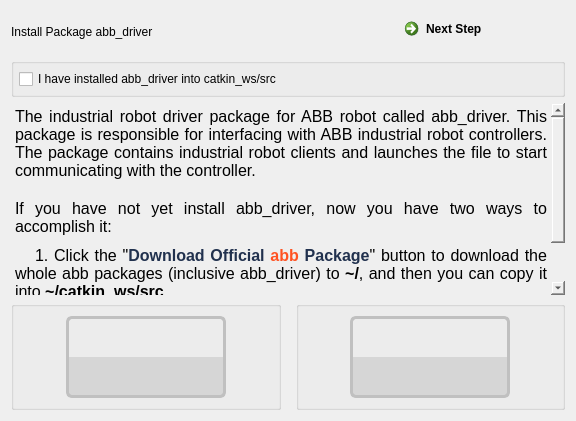
        <widget class="QWidget" name="page_4">
         <layout class="QGridLayout" name="gridLayout_15">
          <item row="0" column="0">
           <layout class="QVBoxLayout" name="verticalLayout_7">
            <item>
             <layout class="QHBoxLayout" name="horizontalLayout_12">
              <item>
               <widget class="QLabel" name="label_title_4">
                <property name="minimumSize">
                 <size>
                  <width>380</width>
                  <height>30</height>
                 </size>
                </property>
                <property name="styleSheet">
                 <string notr="true"/>
                </property>
                <property name="text">
                 <string>Install Package abb_driver</string>
                </property>
               </widget>
              </item>
              <item>
               <widget class="QCommandLinkButton" name="commandLinkButton_4">
                <property name="minimumSize">
                 <size>
                  <width>111</width>
                  <height>41</height>
                 </size>
                </property>
                <property name="focusPolicy">
                 <enum>Qt::NoFocus</enum>
                </property>
                <property name="styleSheet">
                 <string notr="true">font: italic 13pt &quot;Ubuntu&quot;;</string>
                </property>
                <property name="text">
                 <string>Next Step</string>
                </property>
               </widget>
              </item>
             </layout>
            </item>
            <item>
             <widget class="QGroupBox" name="groupBox_5">
              <property name="styleSheet">
               <string notr="true">font: 75 14pt &quot;Droid Arabic Naskh&quot;;</string>
              </property>
              <property name="title">
               <string/>
              </property>
              <layout class="QGridLayout" name="gridLayout_8">
               <property name="leftMargin">
                <number>5</number>
               </property>
               <property name="topMargin">
                <number>0</number>
               </property>
               <property name="rightMargin">
                <number>5</number>
               </property>
               <property name="bottomMargin">
                <number>0</number>
               </property>
               <item row="0" column="0">
                <widget class="QCheckBox" name="checkBox_18">
                 <property name="minimumSize">
                  <size>
                   <width>350</width>
                   <height>30</height>
                  </size>
                 </property>
                 <property name="focusPolicy">
                  <enum>Qt::NoFocus</enum>
                 </property>
                 <property name="text">
                  <string>I have installed abb_driver into catkin_ws/src</string>
                 </property>
                </widget>
               </item>
              </layout>
             </widget>
            </item>
            <item>
             <widget class="QTextBrowser" name="textBrowser_4">
              <property name="minimumSize">
               <size>
                <width>452</width>
                <height>192</height>
               </size>
              </property>
              <property name="styleSheet">
               <string notr="true">background-color: transparent;
border: 0px;</string>
              </property>
              <property name="html">
               <string>&lt;!DOCTYPE HTML PUBLIC &quot;-//W3C//DTD HTML 4.0//EN&quot; &quot;http://www.w3.org/TR/REC-html40/strict.dtd&quot;&gt;
&lt;html&gt;&lt;head&gt;&lt;meta name=&quot;qrichtext&quot; content=&quot;1&quot; /&gt;&lt;style type=&quot;text/css&quot;&gt;
p, li { white-space: pre-wrap; }
&lt;/style&gt;&lt;/head&gt;&lt;body style=&quot; font-family:'Ubuntu'; font-size:11pt; font-weight:400; font-style:normal;&quot;&gt;
&lt;p align=&quot;justify&quot; style=&quot; margin-top:0px; margin-bottom:0px; margin-left:0px; margin-right:0px; -qt-block-indent:0; text-indent:0px;&quot;&gt;&lt;span style=&quot; font-size:12pt;&quot;&gt;The industrial robot driver package for ABB robot called abb_driver. This package is responsible for interfacing with ABB industrial robot controllers. The package contains industrial robot clients and launches the file to start communicating with the controller.&lt;/span&gt;&lt;/p&gt;
&lt;p align=&quot;justify&quot; style=&quot;-qt-paragraph-type:empty; margin-top:0px; margin-bottom:0px; margin-left:0px; margin-right:0px; -qt-block-indent:0; text-indent:0px; font-size:12pt;&quot;&gt;&lt;br /&gt;&lt;/p&gt;
&lt;p align=&quot;justify&quot; style=&quot; margin-top:0px; margin-bottom:10px; margin-left:0px; margin-right:0px; -qt-block-indent:0; text-indent:0px;&quot;&gt;&lt;span style=&quot; font-size:12pt;&quot;&gt;If you have not yet install abb_driver, now you have two ways to accomplish it: &lt;/span&gt;&lt;/p&gt;
&lt;p align=&quot;justify&quot; style=&quot; margin-top:0px; margin-bottom:10px; margin-left:0px; margin-right:0px; -qt-block-indent:0; text-indent:20px;&quot;&gt;&lt;span style=&quot; font-size:12pt;&quot;&gt;1. Click the &amp;quot;&lt;/span&gt;&lt;span style=&quot; font-size:12pt; font-weight:600; color:#21314e;&quot;&gt;Download Official &lt;/span&gt;&lt;span style=&quot; font-size:12pt; font-weight:600; color:#ff5222;&quot;&gt;abb&lt;/span&gt;&lt;span style=&quot; font-size:12pt; font-weight:600; color:#21314e;&quot;&gt; Package&lt;/span&gt;&lt;span style=&quot; font-size:12pt;&quot;&gt;&amp;quot; button to download the whole abb packages (inclusive abb_driver) to &lt;/span&gt;&lt;span style=&quot; font-size:12pt; font-weight:600;&quot;&gt;~/&lt;/span&gt;&lt;span style=&quot; font-size:12pt;&quot;&gt;, and then you can copy it into &lt;/span&gt;&lt;span style=&quot; font-size:12pt; font-weight:600;&quot;&gt;~/catkin_ws/src&lt;/span&gt;&lt;span style=&quot; font-size:12pt;&quot;&gt; .&lt;/span&gt;&lt;/p&gt;
&lt;p align=&quot;justify&quot; style=&quot; margin-top:0px; margin-bottom:10px; margin-left:0px; margin-right:0px; -qt-block-indent:0; text-indent:20px;&quot;&gt;&lt;span style=&quot; font-size:12pt;&quot;&gt;2. Click the &amp;quot;&lt;/span&gt;&lt;span style=&quot; font-size:12pt; font-weight:600; color:#21314e;&quot;&gt;Local Install &lt;/span&gt;&lt;span style=&quot; font-size:12pt; font-weight:600; color:#ff5222;&quot;&gt;abb_driver&lt;/span&gt;&lt;span style=&quot; font-size:12pt;&quot;&gt;&amp;quot; button to install abb_driver into &lt;/span&gt;&lt;span style=&quot; font-size:12pt; font-weight:600;&quot;&gt;~/catkin_ws/src &lt;/span&gt;&lt;span style=&quot; font-size:12pt;&quot;&gt;locally.&lt;/span&gt;&lt;/p&gt;&lt;/body&gt;&lt;/html&gt;</string>
              </property>
             </widget>
            </item>
            <item>
             <layout class="QHBoxLayout" name="horizontalLayout_13">
              <property name="spacing">
               <number>15</number>
              </property>
              <item>
               <widget class="QGroupBox" name="groupBox_6">
                <property name="styleSheet">
                 <string notr="true">QPushButton {
    border: 3px solid silver;
    border-radius: 6px;
    background-color: qconicalgradient(cx:0.5, cy:0.5, angle:180, stop:0.49999 rgb(214, 214, 214), stop:0.50001 rgb(236, 236, 236));
}

QPushButton:hover {
    border: 3px solid rgb(255, 157, 68);
    background-color: qconicalgradient(cx:0.5, cy:0.5, angle:180, stop:0.49999 rgb(255, 174, 120), stop:0.50001 rgb(255, 220, 196));
 }
 QPushButton:pressed {
    font-weight: bold;
    border: 3px solid rgb(255, 102, 0);
    background-color: qconicalgradient(cx:0.5, cy:0.5, angle:180, stop:0.49999 rgb(240, 120, 70), stop:0.50001 rgb(255, 202, 146));
 }</string>
                </property>
                <property name="title">
                 <string/>
                </property>
                <layout class="QGridLayout" name="gridLayout_10">
                 <item row="0" column="0">
                  <widget class="QPushButton" name="btnToDldPkgAbb">
                   <property name="minimumSize">
                    <size>
                     <width>150</width>
                     <height>82</height>
                    </size>
                   </property>
                   <property name="maximumSize">
                    <size>
                     <width>160</width>
                     <height>82</height>
                    </size>
                   </property>
                   <property name="styleSheet">
                    <string notr="true">QPushButton {border-image: url(:/icon/btn_dl_pkg_abb.png)}</string>
                   </property>
                   <property name="text">
                    <string/>
                   </property>
                  </widget>
                 </item>
                </layout>
               </widget>
              </item>
              <item>
               <widget class="QGroupBox" name="groupBox_9">
                <property name="styleSheet">
                 <string notr="true">QPushButton {
    border: 3px solid silver;
    border-radius: 6px;
    background-color: qconicalgradient(cx:0.5, cy:0.5, angle:180, stop:0.49999 rgb(214, 214, 214), stop:0.50001 rgb(236, 236, 236));
}

QPushButton:hover {
    border: 3px solid rgb(255, 157, 68);
    background-color: qconicalgradient(cx:0.5, cy:0.5, angle:180, stop:0.49999 rgb(255, 174, 120), stop:0.50001 rgb(255, 220, 196));
 }
 QPushButton:pressed {
    font-weight: bold;
    border: 3px solid rgb(255, 102, 0);
    background-color: qconicalgradient(cx:0.5, cy:0.5, angle:180, stop:0.49999 rgb(240, 120, 70), stop:0.50001 rgb(255, 202, 146));
 }</string>
                </property>
                <property name="title">
                 <string/>
                </property>
                <layout class="QGridLayout" name="gridLayout_9">
                 <item row="0" column="0">
                  <widget class="QPushButton" name="btnToCpPkgAbbdriver">
                   <property name="minimumSize">
                    <size>
                     <width>150</width>
                     <height>82</height>
                    </size>
                   </property>
                   <property name="maximumSize">
                    <size>
                     <width>160</width>
                     <height>82</height>
                    </size>
                   </property>
                   <property name="styleSheet">
                    <string notr="true">QPushButton {border-image: url(:/icon/btn_cp_pkg_abbdriver.png)}</string>
                   </property>
                   <property name="text">
                    <string/>
                   </property>
                  </widget>
                 </item>
                </layout>
               </widget>
              </item>
             </layout>
            </item>
           </layout>
          </item>
         </layout>
        </widget>
